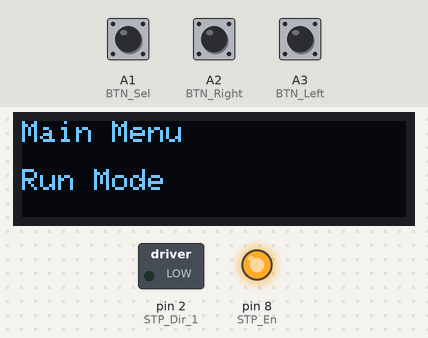
Bench run of a program on a simulated Arduino Uno, built with avr-gcc and run on an emulated ATmega328P. On the bench: 128×32 one-colour display, switched loads named in the program (green lamp = pin HIGH), output pins drawn as LEDs (lit = HIGH). The test bench sets the inputs (shaded band); at power-on: A2 (BTN_Right) HIGH, A1 (BTN_Sel) HIGH, A3 (BTN_Left) HIGH. The display library's start-up logo is not drawn; pins used as bus, display or sensor lines are not drawn.

Above: at 3.2 s.
3.3 s: A2 (BTN_Right) pulled LOW for 1 s
At 4.7 s:
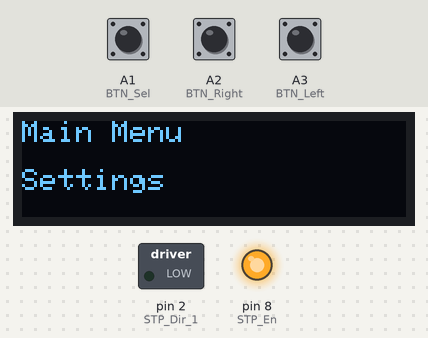
5.8 s: A1 (BTN_Sel) pulled LOW for 3.2 s
At 9.0 s:
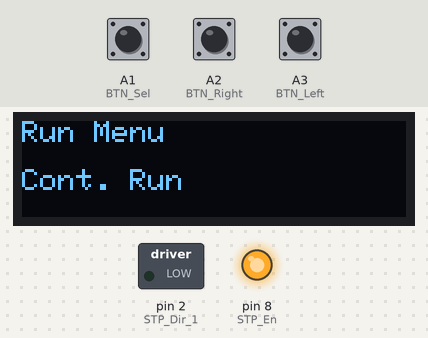
10.5 s: A3 (BTN_Left) pulled LOW for 3.2 s
At 14.0 s:
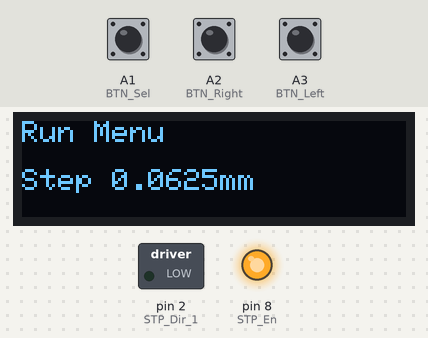
15.2 s: A1 (BTN_Sel) pulled LOW for 0.15 s
At 15.7 s:
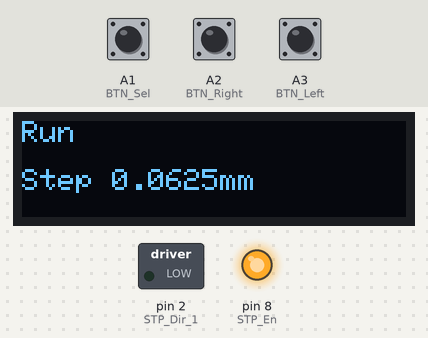
16.8 s: A2 (BTN_Right) pulled LOW for 0.15 s
At 17.2 s:
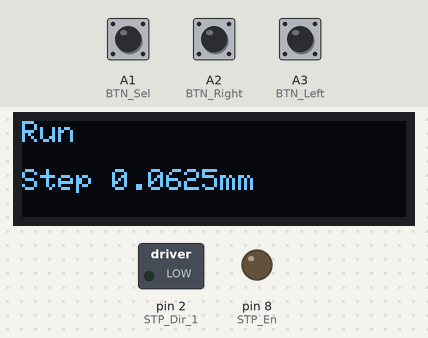
18.8 s: A3 (BTN_Left) pulled LOW for 0.15 s
At 20.6 s:
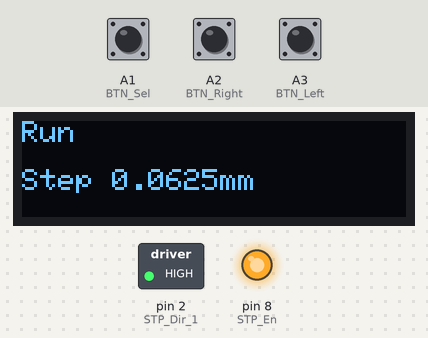
Timing chart, 0 to 21.8 s (numbered marks = the images above; inputs shaded):
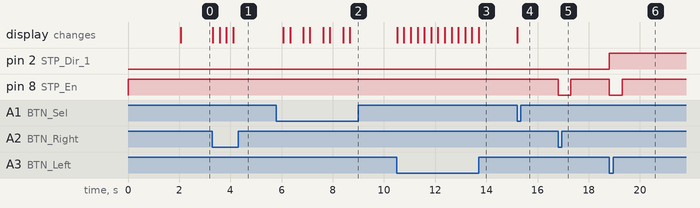

Measured:
- after the input at 3.3 s, the display: changes at once (image 1)
- after the input at 5.8 s, the display: first changes after 0.26 s (image 2 shows a later state)
- after the input at 10.5 s, the display: first changes at once (image 3 shows a later state)
- after the input at 15.2 s, the display: changes at once (image 4)
- after the input at 16.8 s, pin 8 (STP_En): HIGH → LOW at once, → HIGH 0.50 s later
- after the input at 18.8 s, pin 2 (STP_Dir_1): LOW → HIGH at once; pin 8 (STP_En): HIGH → LOW at once, → HIGH 0.50 s later

The program:

main.cpp
```cpp
#include <Arduino.h>
#include <SPI.h>
#include <Wire.h>
#include <Adafruit_I2CDevice.h>
#include <Adafruit_GFX.h>
#include <Adafruit_SSD1306.h>

void Menu_Main();
void Menu_Run();
void ManualStepping(uint32_t tSteps,uint32_t tDelay);
void FOW(uint32_t tSteps,uint32_t tDelay);
void REV(uint32_t tSteps,uint32_t tDelay);
void ManualSteppingSingle(uint32_t tSteps,uint32_t tDelay);
void ShowDisplay(String tHeader,String tInfo);
void ChangeMotorEnableState(int tState);


int WasPressed=0;

enum Modes
{
  Mode_Menu_Main
  ,Mode_Menu_Run
  ,Mode_Run
  ,Mode_Run_Cont
  ,Mode_Run_Step00062
  ,Mode_Run_Step00312
  ,Mode_Run_Step00625
  ,Mode_Run_Step01250
  ,Mode_Run_Step02500
  ,Mode_Run_Step05000
  ,Mode_Run_Step07500
  ,Mode_Run_Step10000
  ,Mode_NoMode
};

#define SCREEN_WIDTH 128 // OLED display width, in pixels
#define SCREEN_HEIGHT 32 // OLED display height, in pixels

//Definition for Arduino CNC shield V4
#define STP_En 8
#define STP_Dir_1 2
#define STP_Step_1 5
#define MicroSteps 16
#define BTN_Left A3
#define BTN_Right A2
#define BTN_Sel A1

// Declaration for an SSD1306 display connected to I2C (SDA, SCL pins)
#define OLED_RESET     -1 // Reset pin # (or -1 if sharing Arduino reset pin)
Adafruit_SSD1306 display(SCREEN_WIDTH, SCREEN_HEIGHT, &Wire, OLED_RESET);

const int Menu_Run_ICount=10;
String Menu_Run_Items[Menu_Run_ICount]={"Cont. Run","Step 0.0062","Step 0.0312mm","Step 0.0625mm","Step 0.125mm","Step 0.25mm","Step 0.50mm","Step 0.75mm","Step 1mm","Main Menu"};
int Menu_Run_Mode[Menu_Run_ICount]={Mode_Run_Cont,Mode_Run_Step00062,Mode_Run_Step00312,Mode_Run_Step00625,Mode_Run_Step01250,Mode_Run_Step02500,Mode_Run_Step05000,Mode_Run_Step07500,Mode_Run_Step10000,Mode_Menu_Main};
int Menu_Run_ActItem=0;
int Menu_Run_OldItem=-1;

const int Menu_Main_ICount=3;
String Menu_Main_Items[Menu_Main_ICount]={"Run Mode","Focus Mode", "Settings"};
int Menu_Main_Mode[Menu_Main_ICount]={Mode_Menu_Run,Mode_Menu_Run,Mode_Menu_Run};
int Menu_Main_ActItem=0;
int Menu_Main_OldItem=-1;

unsigned long MotorEnabledStateTimer=0;

unsigned long MotorDisableTime=500;

int ActMode=Mode_Menu_Main;


void setup()
{

  //Setup Pins
  pinMode(BTN_Sel, INPUT_PULLUP);
  pinMode(BTN_Left, INPUT_PULLUP);
  pinMode(BTN_Right, INPUT_PULLUP);
  pinMode(STP_En, OUTPUT); //Enable
  pinMode(STP_Step_1, OUTPUT); //Step
  pinMode(STP_Dir_1, OUTPUT); //Direction

  //Set motor state to OFF
  ChangeMotorEnableState(HIGH);


// Setup Display
  if(!display.begin(SSD1306_SWITCHCAPVCC, 0x3C))
  {
    //We need Serial only the the case of this Error
    Serial.begin(9600);
    delay(200);
    Serial.println(F("SSD1306 allocation failed"));
    for(;;); // Don't proceed, loop forever
  }

  // Prepare Display and Text
  display.display();
  delay(2000);
  display.clearDisplay();
  display.setTextSize(1);
  display.setTextColor(SSD1306_WHITE);
  display.setCursor(0,0);
}

//*********************************************************************
void loop()
{

  if (ActMode==Mode_Menu_Main) Menu_Main();
  if (ActMode==Mode_Menu_Run) Menu_Run();
  if (ActMode==Mode_Run_Cont) ManualStepping(200,25);
  if (ActMode==Mode_Run_Step00062) ManualSteppingSingle(1*MicroSteps,500);//0,625um
  if (ActMode==Mode_Run_Step00312) ManualSteppingSingle(5*MicroSteps,500);//3,125um
  if (ActMode==Mode_Run_Step00625) ManualSteppingSingle(10*MicroSteps,500);//6,25um
  if (ActMode==Mode_Run_Step01250) ManualSteppingSingle(20*MicroSteps,500);//12,5um
  if (ActMode==Mode_Run_Step02500) ManualSteppingSingle(40*MicroSteps,500);//25um
  if (ActMode==Mode_Run_Step05000) ManualSteppingSingle(80*MicroSteps,500);//50um
  if (ActMode==Mode_Run_Step07500) ManualSteppingSingle(120*MicroSteps,500);//75um
  if (ActMode==Mode_Run_Step10000) ManualSteppingSingle(160*MicroSteps,500);//1mm

  //We shut off the motor after a Time to avoid heating problems
  if (millis()>(MotorEnabledStateTimer+MotorDisableTime))
  {
    ChangeMotorEnableState(HIGH);
  }
}

//*********************************************************************
void Menu_Main()
{
  if (!digitalRead(BTN_Left))
  {
    Menu_Main_ActItem++;
  }else if (!digitalRead(BTN_Right))
  {
    Menu_Main_ActItem--;
  }else if (!digitalRead(BTN_Sel))
  {
    ActMode=Menu_Main_Mode[Menu_Main_ActItem];
    delay(250);
  }

  if (Menu_Main_ActItem==Menu_Main_ICount)
  {
    Menu_Main_ActItem=0;
  } else if (Menu_Main_ActItem==-1)
  {
    Menu_Main_ActItem=Menu_Main_ICount-1;
  }

  if (Menu_Main_ActItem!=Menu_Main_OldItem)
  {
    ShowDisplay("Main Menu",Menu_Main_Items[Menu_Main_ActItem]);
    delay(250);
  }

  Menu_Main_OldItem=Menu_Main_ActItem;
}

//*********************************************************************
void Menu_Run()
{
  if (!digitalRead(BTN_Left))
  {
    Menu_Run_ActItem++;
  }else if (!digitalRead(BTN_Right))
  {
    Menu_Run_ActItem--;
  }else if (!digitalRead(BTN_Sel))
  {
    ActMode=Menu_Run_Mode[Menu_Run_ActItem];
    ShowDisplay("Run",Menu_Run_Items[Menu_Run_ActItem]);
    delay(250);
    //if (ActMode!=Mode_Menu_Main)ChangeMotorEnableState(LOW);//digitalWrite(STP_En, LOW);
  }

  if (Menu_Run_ActItem==Menu_Run_ICount)
  {
    Menu_Run_ActItem=0;
  } else if (Menu_Run_ActItem==-1)
  {
    Menu_Run_ActItem=Menu_Run_ICount-1;
  }

  if (Menu_Run_ActItem!=Menu_Run_OldItem)
  {
    ShowDisplay("Run Menu",Menu_Run_Items[Menu_Run_ActItem]);
    delay(250);
  }

  Menu_Run_OldItem=Menu_Run_ActItem;
}

//*********************************************************************
void ShowDisplay(String tHeader,String tInfo)
{
  display.clearDisplay();
    display.setTextSize(1);
    display.setTextColor(SSD1306_WHITE);
    display.setCursor(0,0);
    display.println(tHeader);
    display.setCursor(0,16);
    display.println(tInfo);
    display.display();
}

//*********************************************************************
void ManualSteppingSingle(uint32_t tSteps,uint32_t tDelay)
{
  if (!digitalRead(BTN_Left) && WasPressed==0)
  {
    FOW(tSteps,tDelay);
    delay(250);
    WasPressed=1;

  }else if (!digitalRead(BTN_Right)&& WasPressed==0)
  {
    REV(tSteps,tDelay);
    delay(250);
    WasPressed=1;
  }else if (!digitalRead(BTN_Sel)&& WasPressed==0)
  {
    ActMode=Mode_Menu_Run;
    Menu_Run_OldItem=256;
    //We are Leaving the RUN menu so we can stop the motor if still on
    ChangeMotorEnableState(HIGH);
    delay(250);
  }else{
    WasPressed=0;
  }

}

//*********************************************************************
void ManualStepping(uint32_t tSteps,uint32_t tDelay)
{

  if (!digitalRead(BTN_Left))
  {
    FOW(tSteps,tDelay);
  }else if (!digitalRead(BTN_Right))
  {
    REV(tSteps,tDelay);
  }else if (!digitalRead(BTN_Sel))
  {
    Menu_Run_OldItem=256;
    //Back to the Run Menu
    ActMode=Mode_Menu_Run;
    //We are Leaving the RUN menu so we can stop the motor if still on
    ChangeMotorEnableState(HIGH);
    delay(250);
   }
}


//*********************************************************************
void FOW(uint32_t tSteps,uint32_t tDelay)
{
    ChangeMotorEnableState(LOW);
    digitalWrite(STP_Dir_1, HIGH);
    for (uint32_t Index = 0; Index < tSteps; Index++)
    {
      digitalWrite(STP_Step_1, HIGH);
      delayMicroseconds(tDelay);
      digitalWrite(STP_Step_1, LOW);
      delayMicroseconds(tDelay);
    }
}

//*********************************************************************
void REV(uint32_t tSteps,uint32_t tDelay)
{
    ChangeMotorEnableState(LOW);
    digitalWrite(STP_Dir_1, LOW);
    for (uint32_t Index = 0; Index < tSteps; Index++)
    {
      digitalWrite(STP_Step_1, HIGH);
      delayMicroseconds(tDelay);
      digitalWrite(STP_Step_1, LOW);
      delayMicroseconds(tDelay);
    }
}

//*********************************************************************
void ChangeMotorEnableState(int tState)
{
  digitalWrite(STP_En, tState);
  if (tState==HIGH)
  {
    MotorEnabledStateTimer=0;

  }else{
    MotorEnabledStateTimer=millis();
  }
}
```
